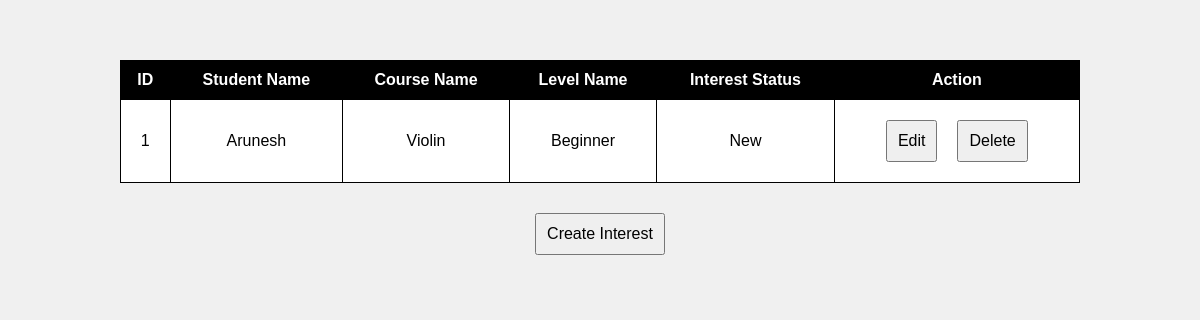
The app's page /admin/indexes/interest_index.php, older data.
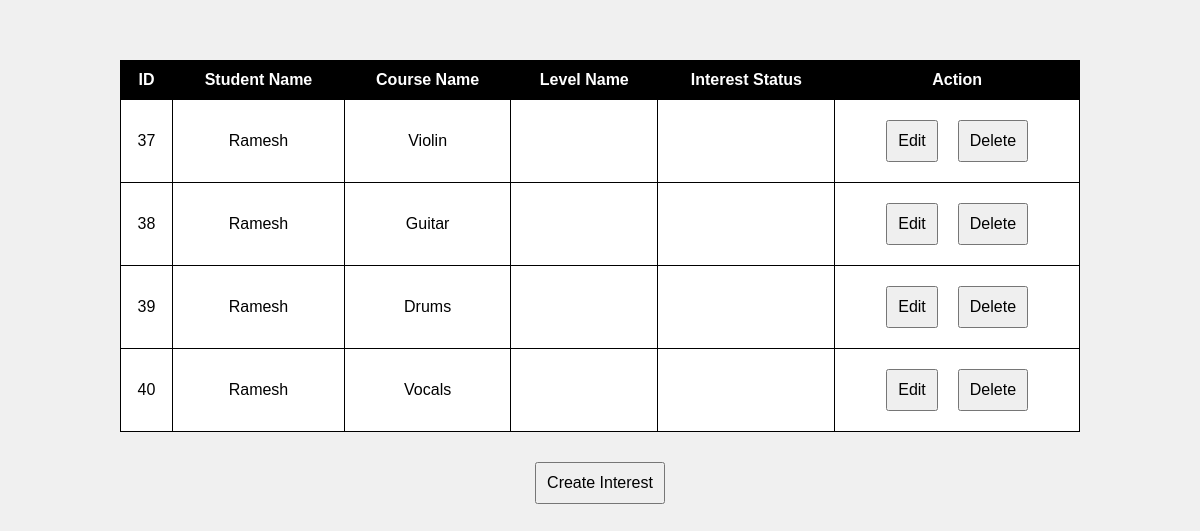
The same page, newer data.
### tables this page shows
CREATE TABLE `interests` (
  `interest_id` int(11) NOT NULL,
  `user_parent_id` int(11) DEFAULT NULL,
  `course_parent_id` int(11) DEFAULT NULL,
  `level_parent_id` int(11) DEFAULT NULL,
  `interest_status` enum('Joined','New') DEFAULT NULL
);

CREATE TABLE `users` (
  `user_id` int(11) NOT NULL,
  `user_name` varchar(255) NOT NULL,
  `user_password` varchar(255) NOT NULL,
  `user_type` enum('Student','Teacher','None') NOT NULL DEFAULT 'None',
  `user_status` enum('Active','Inactive') NOT NULL
);

CREATE TABLE `courses` (
  `course_id` int(11) NOT NULL,
  `course_name` varchar(255) NOT NULL,
  `course_desc` longtext NOT NULL,
  `course_img` varchar(255) NOT NULL,
  `course_icon` varchar(255) NOT NULL,
  `course_status` enum('Active','Inactive') NOT NULL
);

CREATE TABLE `levels` (
  `level_id` int(11) NOT NULL,
  `level_name` varchar(255) NOT NULL,
  `level_status` enum('Active','Inactive') NOT NULL
);

### admin/indexes/interest_index.php (the view, shortened to what this page needs)
<!DOCTYPE html>
<html>
<head>
</head>
<body>
<h2 id="responseMessageInterest">&nbsp;</h2>
<div id="updateTableContainerInterest">
<?php
include("../db.php");
$sql = "SELECT i.*,
           us.user_name,
           c.course_name,
           l.level_name
    FROM interests i
    LEFT JOIN users us ON i.user_parent_id = us.user_id
    LEFT JOIN courses c ON i.course_parent_id = c.course_id
    LEFT JOIN levels l ON i.level_parent_id = l.level_id";
$result = $conn->query($sql);
if ($result->num_rows > 0) {
    echo "<table>";
    echo "<tr><th>ID</th><th>Student Name</th><th>Course Name</th><th>Level Name</th><th>Interest Status</th><th>Action</th></tr>";
    while ($row = $result->fetch_assoc()) {
        echo "<tr>";
        echo "<td>{$row['interest_id']}</td>";
        echo "<td>{$row['user_name']}</td>";
        echo "<td>{$row['course_name']}</td>";
        echo "<td>{$row['level_name']}</td>";
        echo "<td>{$row['interest_status']}</td>";
        echo "<td>";
        echo "<button onclick=\"showFormInterest('edit_mode_int', {$row['interest_id']})\">Edit</button>";
        echo "<button onclick=\"showFormInterest('delete_mode_int', {$row['interest_id']})\">Delete</button>";
        echo "</td>";
        echo "</tr>";
    }
    echo "</table>";
} else {
    echo "No Interests found.";
}
?>
</div>
<button onclick="showFormInterest('create_mode_int', null)">Create Interest</button>
</body>
</html>

Row changes from the older to the newer data that the page shows:
removed interests: interest_id "1", users.user_name "Arunesh", courses.course_name "Violin", levels.level_name "Beginner", interest_status "New"
added interests: interest_id "37", users.user_name "Ramesh", courses.course_name "Violin"
added interests: interest_id "38", users.user_name "Ramesh", courses.course_name "Guitar"
added interests: interest_id "39", users.user_name "Ramesh", courses.course_name "Drums"
added interests: interest_id "40", users.user_name "Ramesh", courses.course_name "Vocals"
